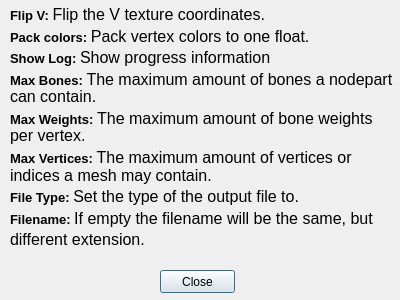
<?xml version="1.0" encoding="UTF-8"?>
<ui version="4.0">
 <class>Help</class>
 <widget class="QDialog" name="Help">
  <property name="geometry">
   <rect>
    <x>0</x>
    <y>0</y>
    <width>400</width>
    <height>300</height>
   </rect>
  </property>
  <property name="windowTitle">
   <string>Help</string>
  </property>
  <property name="whatsThis">
   <string/>
  </property>
  <widget class="QPushButton" name="pushButton">
   <property name="geometry">
    <rect>
     <x>160</x>
     <y>270</y>
     <width>75</width>
     <height>23</height>
    </rect>
   </property>
   <property name="font">
    <font>
     <family>Arial</family>
    </font>
   </property>
   <property name="text">
    <string>Close</string>
   </property>
  </widget>
  <widget class="QLabel" name="label">
   <property name="geometry">
    <rect>
     <x>10</x>
     <y>-20</y>
     <width>391</width>
     <height>281</height>
    </rect>
   </property>
   <property name="font">
    <font>
     <family>Arial</family>
    </font>
   </property>
   <property name="text">
    <string>&lt;html&gt;
	&lt;head/&gt;
	&lt;body&gt;
		&lt;p style=&quot;line-height: 50%&quot;&gt;
			&lt;span style=&quot; font-size:10pt; font-weight:600;&quot;&gt;Flip V: &lt;/span&gt;
			&lt;span style=&quot; font-size:12pt&quot;&gt;Flip the V texture coordinates.&lt;/span&gt;
		&lt;/p&gt;
		&lt;p style=&quot;line-height: 50%&quot;&gt;
			&lt;span style=&quot; font-size:10pt; font-weight:600;&quot;&gt;Pack colors: &lt;/span&gt;
			&lt;span style=&quot; font-size:12pt&quot;&gt;Pack vertex colors to one float.&lt;/span&gt;
		&lt;/p&gt;
		&lt;p style=&quot;line-height: 50%&quot;&gt;
			&lt;span style=&quot; font-size:10pt; font-weight:600;&quot;&gt;Show Log: &lt;/span&gt;
			&lt;span style=&quot; font-size:12pt&quot;&gt;Show progress information&lt;/span&gt;
		&lt;/p&gt;
		&lt;p style=&quot;line-height: 30%&quot;&gt;
			&lt;span style=&quot; font-size:10pt; font-weight:600;&quot;&gt;Max Bones: &lt;/span&gt;
			&lt;span style=&quot; font-size:12pt&quot;&gt;The maximum amount of bones a nodepart&lt;/span&gt;
		&lt;/p&gt;
		&lt;p style=&quot;line-height: 50%&quot;&gt;
			&lt;span style=&quot;font-size:12pt&quot;&gt;can contain.&lt;/span&gt;
		&lt;/p&gt;
		&lt;p style=&quot;line-height: 30%&quot;&gt;
			&lt;span style=&quot; font-size:10pt; font-weight:600;&quot;&gt;Max Weights: &lt;/span&gt;
			&lt;span style=&quot; font-size:12pt&quot;&gt;The maximum amount of bone weights&lt;/span&gt;
		&lt;/p&gt;
		&lt;p style=&quot;line-height: 50%&quot;&gt;
			&lt;span style=&quot; font-size:12pt&quot;&gt; per vertex.&lt;/span&gt;
		&lt;/p&gt;
		&lt;p style=&quot;line-height: 30%&quot;&gt;
			&lt;span style=&quot; font-size:10pt; font-weight:600;&quot;&gt;Max Vertices: &lt;/span&gt;
			&lt;span style=&quot; font-size:12pt&quot;&gt;The maximum amount of vertices or&lt;/span&gt;
		&lt;/p&gt;
		&lt;p style=&quot;line-height: 50%&quot;&gt;
			&lt;span style=&quot; font-size:12pt&quot;&gt;indices a mesh may contain.&lt;/span&gt;
		&lt;/p&gt;
		&lt;p style=&quot;line-height: 50%&quot;&gt;
			&lt;span style=&quot; font-size:10pt; font-weight:600;&quot;&gt;File Type: &lt;/span&gt;
			&lt;span style=&quot; font-size:12pt&quot;&gt;Set the type of the output file to.&lt;/span&gt;
		&lt;/p&gt;
		&lt;p style=&quot;line-height: 50%&quot;&gt;
			&lt;span style=&quot; font-size:10pt; font-weight:600;&quot;&gt;Filename: &lt;/span&gt;
			&lt;span style=&quot; font-size:12pt&quot;&gt;If empty the filename will be the same, but&lt;/span&gt;
		&lt;/p&gt;
		&lt;p style=&quot;line-height: 30%&quot;&gt;
			&lt;span style=&quot; font-size:12pt&quot;&gt;different extension.&lt;/span&gt;
		&lt;/p&gt;
	&lt;/body&gt;
&lt;/html&gt;</string>
   </property>
  </widget>
 </widget>
 <resources/>
 <connections/>
</ui>
